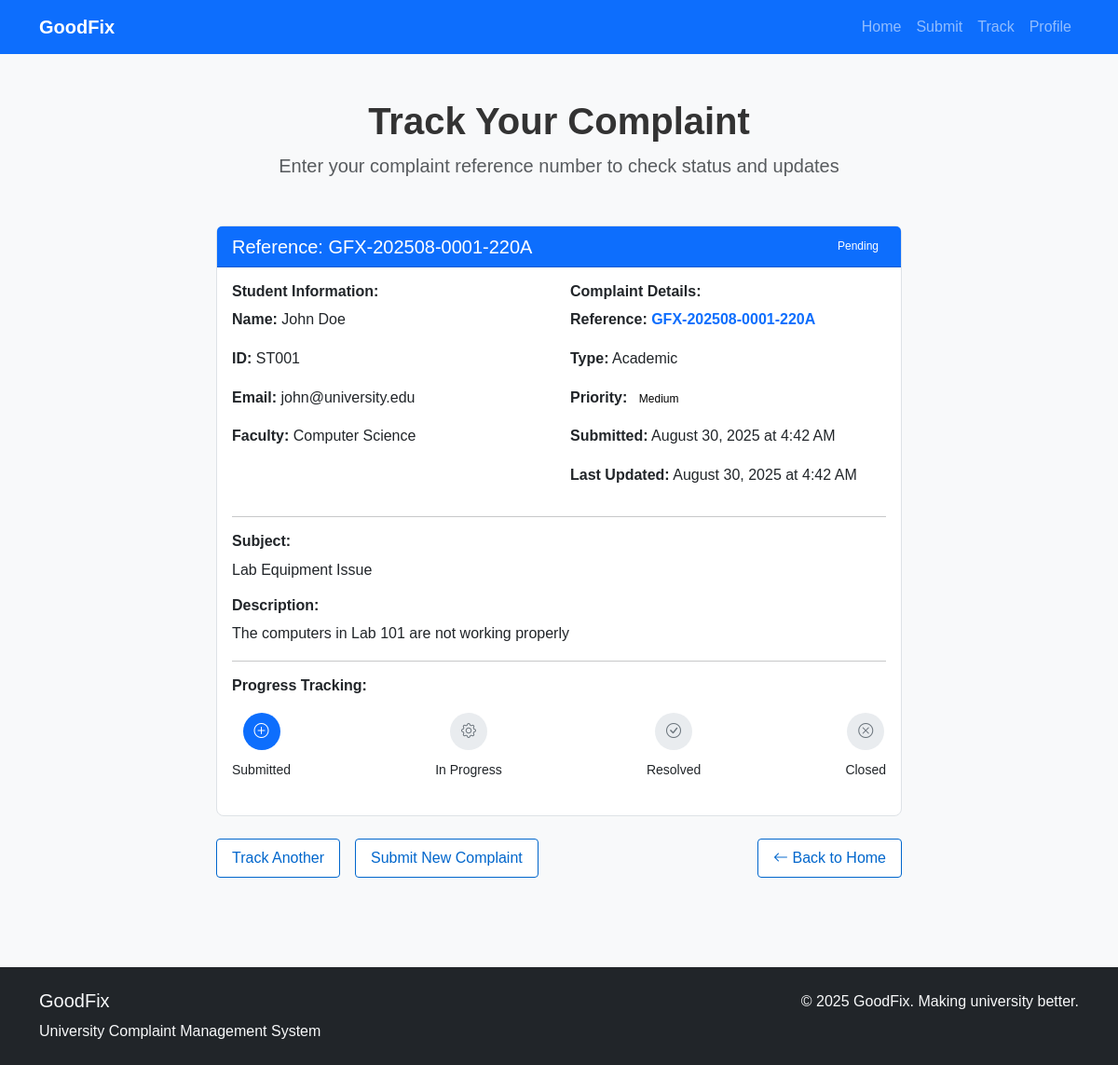
The page /user/track_complaint.php?id=1 on the database its author committed.
### tables this page shows
CREATE TABLE complaints (
    id INT PRIMARY KEY AUTO_INCREMENT,
    student_name VARCHAR(100) NOT NULL,
    student_id VARCHAR(20) NOT NULL,
    email VARCHAR(100) NOT NULL,
    faculty VARCHAR(50) NOT NULL,
    complaint_type VARCHAR(50) NOT NULL,
    subject VARCHAR(200) NOT NULL,
    description TEXT NOT NULL,
    status ENUM('pending', 'in_progress', 'resolved', 'closed') DEFAULT 'pending',
    priority ENUM('low', 'medium', 'high', 'urgent') DEFAULT 'medium',
    submitted_at TIMESTAMP DEFAULT CURRENT_TIMESTAMP,
    updated_at TIMESTAMP DEFAULT CURRENT_TIMESTAMP ON UPDATE CURRENT_TIMESTAMP
);

### user/track_complaint.php (the view, shortened to what this page needs)
<?php
$css_path = "../css/style.css";
$home_path = "index.php";
include '../includes/header.php';
include '../includes/db.php';
$complaint = null;
if (isset($_GET['id'])) {
    $complaint_id = (int)$_GET['id'];
    $stmt = $pdo->prepare("SELECT * FROM complaints WHERE id = ?");
    $stmt->execute([$complaint_id]);
    $complaint = $stmt->fetch();
}
?>
<main>
    <div class="container py-5">
        <div class="row justify-content-center">
            <div class="col-lg-8">
                <div class="text-center mb-5">
                    <h1 class="fw-bold">
                      Track Your Complaint
                    </h1>
                    <p class="lead text-muted">Enter your complaint reference number to check status and updates</p>
                </div>
                <?php if ($complaint): ?>
                <?php
                $year_month = date('Ym', strtotime($complaint['submitted_at']));
                $complaint_id_padded = str_pad($complaint['id'], 4, '0', STR_PAD_LEFT);
                $hash = strtoupper(substr(md5($complaint['id'] . $complaint['submitted_at'] . 'GoodFix2025'), 0, 4));
                $reference_no = 'GFX-' . $year_month . '-' . $complaint_id_padded . '-' . $hash;
                ?>
                <div class="card">
                    <div class="card-header bg-primary text-white d-flex justify-content-between align-items-center">
                        <h5 class="mb-0">
                            Reference: <?php echo $reference_no; ?>
                        </h5>
                        <span class="status text-white">
                            <?php echo ucfirst(str_replace('_', ' ', $complaint['status'])); ?>
                        </span>
                    </div>
                    <div class="card-body">
                        <div class="row">
                            <div class="col-md-6">
                                <h6 class="fw-bold">Student Information:</h6>
                                <p><strong>Name:</strong> <?php echo htmlspecialchars($complaint['student_name']); ?></p>
                                <p><strong>ID:</strong> <?php echo htmlspecialchars($complaint['student_id']); ?></p>
                                <p><strong>Email:</strong> <?php echo htmlspecialchars($complaint['email']); ?></p>
                                <p><strong>Faculty:</strong> <?php echo htmlspecialchars($complaint['faculty'] ?: 'Not specified'); ?></p>
                            </div>
                            <div class="col-md-6">
                                <h6 class="fw-bold">Complaint Details:</h6>
                                <p><strong>Reference:</strong> <span class="text-primary fw-bold"><?php echo $reference_no; ?></span></p>
                                <p><strong>Type:</strong> <?php echo htmlspecialchars($complaint['complaint_type']); ?></p>
                                <p><strong>Priority:</strong>
                                    <span class="priority">
                                        <?php echo ucfirst($complaint['priority']); ?>
                                    </span>
                                </p>
                                <p><strong>Submitted:</strong> <?php echo date('F j, Y \a\t g:i A', strtotime($complaint['submitted_at'])); ?></p>
                                <p><strong>Last Updated:</strong> <?php echo date('F j, Y \a\t g:i A', strtotime($complaint['updated_at'])); ?></p>
                            </div>
                        </div>
                        <hr>
                        <h6 class="fw-bold">Subject:</h6>
                        <p><?php echo htmlspecialchars($complaint['subject']); ?></p>
                        <h6 class="fw-bold">Description:</h6>
                        <p><?php echo nl2br(htmlspecialchars($complaint['description'])); ?></p>
                        <hr>
                        <h6 class="fw-bold">Progress Tracking:</h6>
                        <div class="progress-steps">
                            <div class="d-flex justify-content-between">
                                <div class="text-center">
                                    <div class="step-circle <?php echo ($complaint['status'] == 'pending' || $complaint['status'] == 'in_progress' || $complaint['status'] == 'resolved' || $complaint['status'] == 'closed') ? 'active' : ''; ?>">
                                        <i class="bi bi-plus-circle"></i>
                                    </div>
                                    <small>Submitted</small>
                                </div>
                                <div class="text-center">
                                    <div class="step-circle <?php echo ($complaint['status'] == 'in_progress' || $complaint['status'] == 'resolved' || $complaint['status'] == 'closed') ? 'active' : ''; ?>">
                                        <i class="bi bi-gear"></i>
                                    </div>
                                    <small>In Progress</small>
                                </div>
                                <div class="text-center">
                                    <div class="step-circle <?php echo ($complaint['status'] == 'resolved' || $complaint['status'] == 'closed') ? 'active' : ''; ?>">
                                        <i class="bi bi-check-circle"></i>
                                    </div>
                                    <small>Resolved</small>
                                </div>
                                <div class="text-center">
                                    <div class="step-circle <?php echo ($complaint['status'] == 'closed') ? 'active' : ''; ?>">
                                        <i class="bi bi-x-circle"></i>
                                    </div>
                                    <small>Closed</small>
                                </div>
                            </div>
                        </div>
                    </div>
                </div>
                <div class="text-center mt-4">
                    <div class="d-flex gap-3 justify-content-center">
                        <a href="track_complaint.php" class="btn btn-outline-primary">
                            Track Another
                        </a>
                        <a href="submit_complaint.php" class="btn btn-outline-primary">
                            Submit New Complaint
                        </a>
                        <a href="index.php" class="btn btn-outline-primary ms-auto">
                            <i class="bi bi-arrow-left"></i> Back to Home
                        </a>
                    </div>
                </div>
                <?php endif; ?>
            </div>
        </div>
    </div>
</main>
<?php include '../includes/footer.php'; ?>

### includes/header.php (shortened to what this page needs)
<!DOCTYPE html>
<html lang="en">
<head>
    <link href="https://cdn.jsdelivr.net/npm/bootstrap@5.3.0/dist/css/bootstrap.min.css" rel="stylesheet">
    <link href="https://cdn.jsdelivr.net/npm/bootstrap-icons@1.7.2/font/bootstrap-icons.css" rel="stylesheet">
    <link href="<?php echo isset($css_path) ? $css_path : '../css/style.css'; ?>" rel="stylesheet">
</head>
<body>
    <nav class="navbar navbar-expand-lg navbar-dark bg-primary">
        <div class="container">
            <a class="navbar-brand fw-bold" href="<?php echo isset($home_path) ? $home_path : '../user/index.php'; ?>">
                GoodFix
            </a>
            <?php if (isset($show_admin_nav) && $show_admin_nav): ?>
            <div class="navbar-nav ms-auto">
                <a class="nav-link" href="dashboard.php">
                    Dashboard
                </a>
                <a class="nav-link" href="view_complaints.php">
                    Complaints
                </a>
                <a class="nav-link" href="logout.php">
                    Logout
                </a>
            </div>
            <?php else: ?>
            <div class="collapse navbar-collapse" id="navbarNav">
                <div class="navbar-nav ms-auto">
                    <a class="nav-link" href="<?php echo isset($home_path) ? $home_path : '../user/index.php'; ?>">
                        Home
                    </a>
                    <a class="nav-link" href="<?php echo isset($home_path) ? str_replace('index.php', 'submit_complaint.php', $home_path) : '../user/submit_complaint.php'; ?>">
                        Submit
                    </a>
                    <a class="nav-link" href="<?php echo isset($home_path) ? str_replace('index.php', 'track_complaint.php', $home_path) : '../user/track_complaint.php'; ?>">
                        Track
                    </a>
                    <a class="nav-link" href="<?php echo isset($home_path) ? str_replace('index.php', 'profile.php', $home_path) : '../user/profile.php'; ?>">
                        Profile
                    </a>
                </div>
            </div>
            <?php endif; ?>
        </div>
    </nav>

### includes/footer.php (shortened to what this page needs)
    <footer class="bg-dark text-light py-4 mt-5">
        <div class="container">
            <div class="row">
                <div class="col-md-6">
                    <h5>GoodFix</h5>
                    <p class="mb-0">University Complaint Management System</p>
                </div>
                <div class="col-md-6 text-md-end">
                    <p class="mb-0">&copy; <?php echo date('Y'); ?> GoodFix. Making university better.</p>
                </div>
            </div>
        </div>
    </footer>
</body>
</html>

### css/style.css (style rules this page uses)
:root { --primary-color: #0066cc; --secondary-color: #6c757d; --success-color: #28a745; --warning-color: #ffc107; --danger-color: #dc3545; --light-gray: #f8f9fa; --border-color: #dee2e6; }
body { font-family: Arial, sans-serif; background-color: var(--light-gray); line-height: 1.6; color: #333; }
.card { border: 1px solid var(--border-color); border-radius: 8px; margin-bottom: 1rem; }
.status { color: #000000; padding: 4px 8px; border-radius: 4px; font-size: 12px; }
.priority { color: #000000; padding: 4px 8px; border-radius: 4px; font-size: 12px; }
.btn { padding: 8px 16px; border-radius: 4px; border: 1px solid transparent; text-decoration: none; display: inline-block; }
.btn-outline-primary { color: var(--primary-color); border-color: var(--primary-color); background-color: white; }
*, *::before, *::after { transition: none !important; animation: none !important; }

### user/track_complaint.php (style rules this page uses)
.step-circle { width: 40px; height: 40px; border-radius: 50%; background-color: #e9ecef; color: #6c757d; display: flex; align-items: center; justify-content: center; margin: 0 auto 8px; transition: all 0.3s ease; }
.step-circle.active { background-color: #0d6efd; color: white; }
.progress-steps { position: relative; margin: 20px 0; }
.progress-steps::before { content: ''; position: absolute; top: 20px; left: 10%; right: 10%; height: 2px; background-color: #e9ecef; z-index: -1; }

### rows shown on the page
complaints: reference_no "GFX-202508-0001-220A", status "Pending", student_name "John Doe", student "ST001", email "john@university.edu", faculty "Computer Science", complaint_type "Academic", priority "Medium", submitted_at "August 30, 2025 at 4:42 AM", updated_at "August 30, 2025 at 4:42 AM", subject "Lab Equipment Issue", description "The computers in Lab 101 are not working properly"
